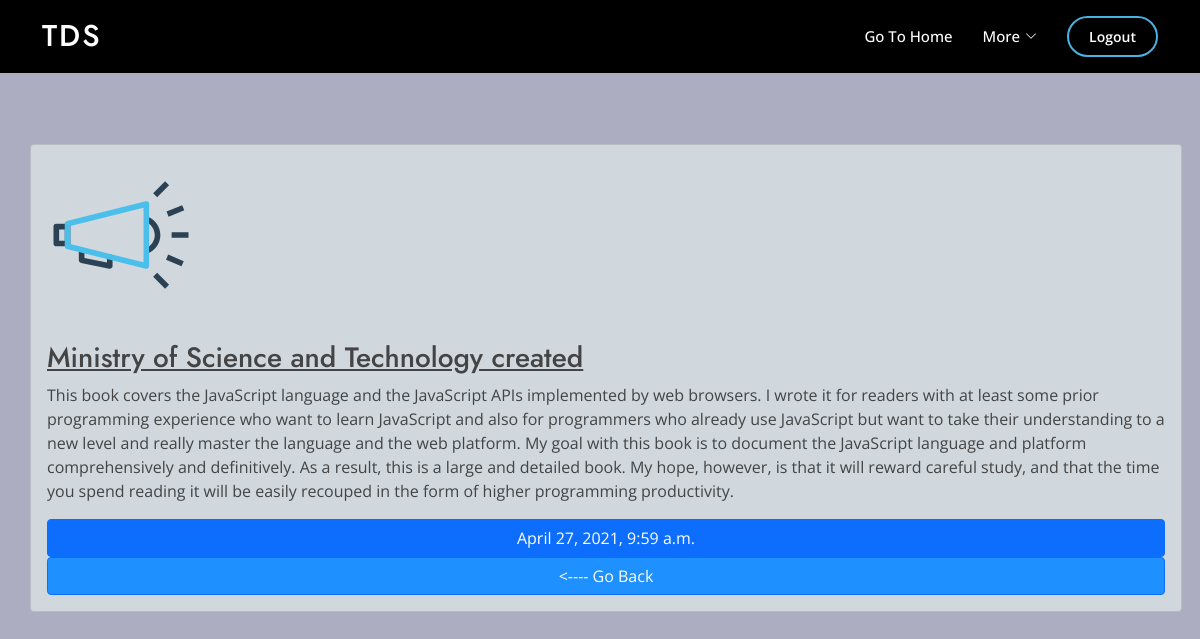
The app's page /routine/announcement/detail/10 (signed in) with its own data.
### routine/models.py (models this page shows, shortened)
class Announcement(models.Model):
    subject = models.CharField(max_length=200, verbose_name='Title of the announcement')
    body = models.TextField(verbose_name='Type the detailed announcement here')
    target_audience = models.CharField(max_length=50, choices=[
        ('Students', 'Students'),
        ('Teachers', 'Teachers'),
        ('Supervisors', 'Supervisors')
    ], verbose_name='To whom is this announcement being sent?')
    published_date_time = models.DateTimeField(
        auto_now_add=True, editable=False)
    class Meta:
        verbose_name = 'ANNOUNCEMENT'
        verbose_name_plural = verbose_name + 'S'

### routine/views.py (the view)
@login_required
def announcement_detail(request, id):
    announcement = get_object_or_404(Announcement, id=id)
    context = {
        'announcement': announcement
    }
    return render(request, 'routine/announcement_detail.html', context)

### templates/routine/announcement_detail.html (shortened to what this page needs)
{% extends "routine/dashboard.html" %}
{% load static %}
{% block content %}
<div class="card-box">
    <div class="card" style="width: 18rem;">
        <img src="{% static 'images/announcement-detail.svg' %}" class="card-img-top" alt="...">
        <div class="card-body">
            <h3 class="card-title">{{announcement.subject}}</h3>
            <p class="card-text">{{announcement.body}}</p>
            <a class="btn btn-primary">{{announcement.published_date_time}}</a>
            <a href="{% url 'routine:announcements' %}" class="btn btn-primary back">
                &lt;---- </__>Go Back</a>
        </div>
    </div>
</div>
{% endblock content %}

### dutyrota/static/assets/css/style.css (style rules this page uses)
body { color: #444444; font-family: "Open Sans", sans-serif; }
a { color: rgb(20, 20, 20); text-decoration: none; }
h1, h2, h3, h4, h5, h6 { font-family: "Jost", sans-serif; }

### templates/routine/announcement_detail.html (style rules this page uses)
.card-title { text-decoration: underline; }
.card { width: 95vw !important; background-color: rgb(208, 215, 221); }
.card-img-top { width: 30vw; }
.btn-primary { width: 100%; }
body { background-color: rgb(173, 173, 194); }
.back { background-color: dodgerblue; }
@media screen and (min-width: 1024px) { .card { width: 96vw !important; margin-left: 1vw; } }
@media screen and (min-width: 1024px) { .card-img-top { width: 15vw; } }
.card-box { display: flex; justify-content: center; }

### records on screen
Announcement: subject "Ministry of Science and Technology created", body "This book covers the JavaScript language and the JavaScript APIs implemented by web browsers. I wrote it for readers with at least some prior programming experience who want to learn JavaScript and also for programmers who already use JavaScript but want to take their understanding to a new level and really master the language and the web platform. My goal with this book is to document the JavaScript language and platform comprehensively and definitively. As a result, this is a large and detailed book. My hope, however, is that it will reward careful study, and that the time you spend reading it will be easily recouped in the form of higher programming productivity.", published_date_time "April 27, 2021, 9:59 a.m."
